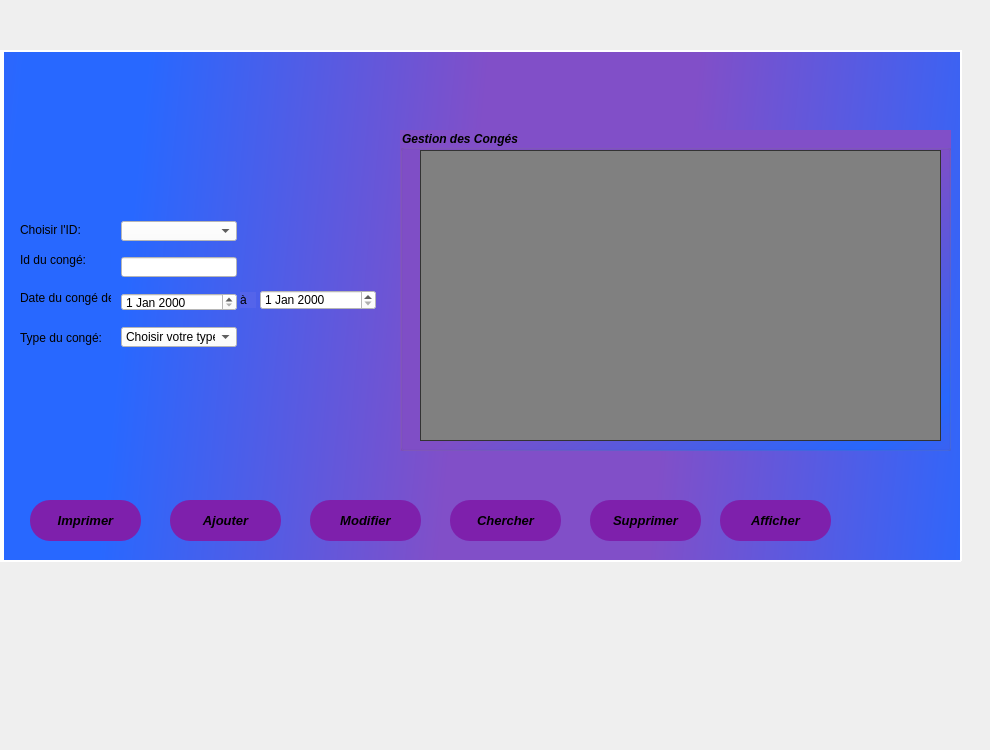
   <widget class="QWidget" name="tab_2">
    <attribute name="title">
     <string>Gérer les congés</string>
    </attribute>
    <widget class="QLabel" name="label_5">
     <property name="geometry">
      <rect>
       <x>0</x>
       <y>50</y>
       <width>961</width>
       <height>511</height>
      </rect>
     </property>
     <property name="styleSheet">
      <string notr="true">background-color: qlineargradient(spread:pad, x1:0.338235, y1:0.006, x2:1, y2:1, stop:0.205882 rgba(141, 100, 200, 255), stop:1 rgba(112, 165, 255, 255));
background-color: qlineargradient(spread:reflect, x1:0.859, y1:0.402591, x2:0.083, y2:0.142, stop:0.205882 rgba(129, 79, 200, 255), stop:0.877451 rgba(40, 104, 255, 255));
background-color: qlineargradient(spread:reflect, x1:0.609, y1:0.17, x2:0.083, y2:0.142, stop:0.205882 rgba(129, 79, 200, 255), stop:0.877451 rgba(40, 104, 255, 255));</string>
     </property>
     <property name="text">
      <string/>
     </property>
    </widget>
    <widget class="QLabel" name="label_33">
     <property name="geometry">
      <rect>
       <x>-10</x>
       <y>-100</y>
       <width>981</width>
       <height>741</height>
      </rect>
     </property>
     <property name="text">
      <string/>
     </property>
    </widget>
    <widget class="QLineEdit" name="idconge">
     <property name="geometry">
      <rect>
       <x>121</x>
       <y>257</y>
       <width>116</width>
       <height>20</height>
      </rect>
     </property>
     <property name="styleSheet">
      <string notr="true">background-color: rgb(255, 255, 255);</string>
     </property>
    </widget>
    <widget class="QLabel" name="label_6">
     <property name="geometry">
      <rect>
       <x>20</x>
       <y>250</y>
       <width>91</width>
       <height>20</height>
      </rect>
     </property>
     <property name="styleSheet">
      <string notr="true">background-color: rgb(40, 104, 254);</string>
     </property>
     <property name="text">
      <string>Id du congé:</string>
     </property>
    </widget>
    <widget class="QLabel" name="label_7">
     <property name="geometry">
      <rect>
       <x>20</x>
       <y>290</y>
       <width>91</width>
       <height>16</height>
      </rect>
     </property>
     <property name="styleSheet">
      <string notr="true">background-color: rgb(40, 104, 254);</string>
     </property>
     <property name="text">
      <string>Date du congé de:</string>
     </property>
    </widget>
    <widget class="QDateEdit" name="datedeb">
     <property name="geometry">
      <rect>
       <x>121</x>
       <y>293</y>
       <width>116</width>
       <height>18</height>
      </rect>
     </property>
     <property name="styleSheet">
      <string notr="true">
background-color: rgb(255, 255, 255);</string>
     </property>
    </widget>
    <widget class="QDateEdit" name="datefin">
     <property name="geometry">
      <rect>
       <x>260</x>
       <y>290</y>
       <width>116</width>
       <height>20</height>
      </rect>
     </property>
     <property name="styleSheet">
      <string notr="true">background-color: rgb(255, 255, 255);</string>
     </property>
    </widget>
    <widget class="QLabel" name="label_8">
     <property name="geometry">
      <rect>
       <x>240</x>
       <y>292</y>
       <width>16</width>
       <height>16</height>
      </rect>
     </property>
     <property name="styleSheet">
      <string notr="true">background-color: rgb(84, 100, 234);</string>
     </property>
     <property name="text">
      <string>à</string>
     </property>
    </widget>
    <widget class="QLabel" name="label_10">
     <property name="geometry">
      <rect>
       <x>20</x>
       <y>330</y>
       <width>91</width>
       <height>16</height>
      </rect>
     </property>
     <property name="styleSheet">
      <string notr="true">background-color: rgb(40, 104, 254);</string>
     </property>
     <property name="text">
      <string>Type du congé:</string>
     </property>
    </widget>
    <widget class="QPushButton" name="ajouterconge">
     <property name="geometry">
      <rect>
       <x>170</x>
       <y>500</y>
       <width>111</width>
       <height>41</height>
      </rect>
     </property>
     <property name="font">
      <font>
       <pointsize>10</pointsize>
       <weight>75</weight>
       <italic>true</italic>
       <bold>true</bold>
      </font>
     </property>
     <property name="styleSheet">
      <string notr="true">
QPushButton
{
border-radius: 10px 100px / 120px;
background-color: rgb(126, 32, 172);
border-color: rgb(0, 0, 255);
border-radius: 20px;
}
QPushButton:hover
{

border-left:10px solid rgb(255, 255, 255);
color:rgb(255, 255, 255);
}
QPushButton:pressed
{
font: 11pt &quot;Microsoft YaHei&quot;;
}

</string>
     </property>
     <property name="text">
      <string>Ajouter</string>
     </property>
     <property name="icon">
      <iconset>
       <normaloff>../maquetteQT/ajouter.png</normaloff>../maquetteQT/ajouter.png</iconset>
     </property>
    </widget>
    <widget class="QPushButton" name="modifierconge">
     <property name="geometry">
      <rect>
       <x>310</x>
       <y>500</y>
       <width>111</width>
       <height>41</height>
      </rect>
     </property>
     <property name="font">
      <font>
       <pointsize>10</pointsize>
       <weight>75</weight>
       <italic>true</italic>
       <bold>true</bold>
      </font>
     </property>
     <property name="styleSheet">
      <string notr="true">
QPushButton
{
border-radius: 10px 100px / 120px;
background-color: rgb(126, 32, 172);
border-color: rgb(0, 0, 255);
border-radius: 20px;
}
QPushButton:hover
{

border-left:10px solid rgb(255, 255, 255);
color:rgb(255, 255, 255);
}
QPushButton:pressed
{
font: 11pt &quot;Microsoft YaHei&quot;;
}

</string>
     </property>
     <property name="text">
      <string>Modifier</string>
     </property>
     <property name="icon">
      <iconset>
       <normaloff>../maquetteQT/modifier.png</normaloff>../maquetteQT/modifier.png</iconset>
     </property>
    </widget>
    <widget class="QPushButton" name="chercherConge">
     <property name="geometry">
      <rect>
       <x>450</x>
       <y>500</y>
       <width>111</width>
       <height>41</height>
      </rect>
     </property>
     <property name="font">
      <font>
       <pointsize>10</pointsize>
       <weight>75</weight>
       <italic>true</italic>
       <bold>true</bold>
      </font>
     </property>
     <property name="styleSheet">
      <string notr="true">
QPushButton
{
border-radius: 10px 100px / 120px;
background-color: rgb(126, 32, 172);
border-color: rgb(0, 0, 255);
border-radius: 20px;
}
QPushButton:hover
{

border-left:10px solid rgb(255, 255, 255);
color:rgb(255, 255, 255);
}
QPushButton:pressed
{
font: 11pt &quot;Microsoft YaHei&quot;;
}

</string>
     </property>
     <property name="text">
      <string>Chercher</string>
     </property>
     <property name="icon">
      <iconset>
       <normaloff>../maquetteQT/recherche.png</normaloff>../maquetteQT/recherche.png</iconset>
     </property>
    </widget>
    <widget class="QPushButton" name="supprimerConge">
     <property name="geometry">
      <rect>
       <x>590</x>
       <y>500</y>
       <width>111</width>
       <height>41</height>
      </rect>
     </property>
     <property name="font">
      <font>
       <pointsize>10</pointsize>
       <weight>75</weight>
       <italic>true</italic>
       <bold>true</bold>
      </font>
     </property>
     <property name="styleSheet">
      <string notr="true">
QPushButton
{
border-radius: 10px 100px / 120px;
background-color: rgb(126, 32, 172);
border-color: rgb(0, 0, 255);
border-radius: 20px;
}
QPushButton:hover
{

border-left:10px solid rgb(255, 255, 255);
color:rgb(255, 255, 255);
}
QPushButton:pressed
{
font: 11pt &quot;Microsoft YaHei&quot;;
}

</string>
     </property>
     <property name="text">
      <string>Supprimer</string>
     </property>
     <property name="icon">
      <iconset>
       <normaloff>../maquetteQT/supprimer.png</normaloff>../maquetteQT/supprimer.png</iconset>
     </property>
    </widget>
    <widget class="QPushButton" name="afficherConge">
     <property name="geometry">
      <rect>
       <x>720</x>
       <y>500</y>
       <width>111</width>
       <height>41</height>
      </rect>
     </property>
     <property name="font">
      <font>
       <pointsize>10</pointsize>
       <weight>75</weight>
       <italic>true</italic>
       <bold>true</bold>
      </font>
     </property>
     <property name="styleSheet">
      <string notr="true">
QPushButton
{
border-radius: 10px 100px / 120px;
background-color: rgb(126, 32, 172);
border-color: rgb(0, 0, 255);
border-radius: 20px;
}
QPushButton:hover
{

border-left:10px solid rgb(255, 255, 255);
color:rgb(255, 255, 255);
}
QPushButton:pressed
{
font: 11pt &quot;Microsoft YaHei&quot;;
}

</string>
     </property>
     <property name="text">
      <string>Afficher</string>
     </property>
     <property name="icon">
      <iconset>
       <normaloff>../maquetteQT/afficher.png</normaloff>../maquetteQT/afficher.png</iconset>
     </property>
    </widget>
    <widget class="QComboBox" name="comboBox">
     <property name="geometry">
      <rect>
       <x>121</x>
       <y>327</y>
       <width>116</width>
       <height>20</height>
      </rect>
     </property>
     <property name="styleSheet">
      <string notr="true">background-color: rgb(255, 255, 255);</string>
     </property>
     <item>
      <property name="text">
       <string>Choisir votre type</string>
      </property>
     </item>
     <item>
      <property name="text">
       <string>Maladie</string>
      </property>
     </item>
     <item>
      <property name="text">
       <string>Familiale</string>
      </property>
     </item>
     <item>
      <property name="text">
       <string>Maternite</string>
      </property>
     </item>
     <item>
      <property name="text">
       <string>Annuel</string>
      </property>
     </item>
    </widget>
    <widget class="QComboBox" name="comboBox_2">
     <property name="geometry">
      <rect>
       <x>121</x>
       <y>221</y>
       <width>116</width>
       <height>20</height>
      </rect>
     </property>
     <property name="styleSheet">
      <string notr="true">background-color: rgb(255, 255, 255);</string>
     </property>
    </widget>
    <widget class="QLabel" name="label_2">
     <property name="geometry">
      <rect>
       <x>20</x>
       <y>220</y>
       <width>121</width>
       <height>20</height>
      </rect>
     </property>
     <property name="styleSheet">
      <string notr="true">background-color: rgb(40, 104, 254);</string>
     </property>
     <property name="text">
      <string>Choisir l'ID:</string>
     </property>
    </widget>
    <widget class="QLabel" name="label_17">
     <property name="geometry">
      <rect>
       <x>0</x>
       <y>50</y>
       <width>961</width>
       <height>2</height>
      </rect>
     </property>
     <property name="styleSheet">
      <string notr="true">background-color: rgb(255, 255, 255);</string>
     </property>
     <property name="text">
      <string/>
     </property>
    </widget>
    <widget class="QLabel" name="label_18">
     <property name="geometry">
      <rect>
       <x>960</x>
       <y>50</y>
       <width>2</width>
       <height>511</height>
      </rect>
     </property>
     <property name="styleSheet">
      <string notr="true">background-color: rgb(255, 255, 255);</string>
     </property>
     <property name="text">
      <string/>
     </property>
    </widget>
    <widget class="QLabel" name="label_19">
     <property name="geometry">
      <rect>
       <x>-10</x>
       <y>560</y>
       <width>971</width>
       <height>2</height>
      </rect>
     </property>
     <property name="styleSheet">
      <string notr="true">background-color: rgb(255, 255, 255);</string>
     </property>
     <property name="text">
      <string/>
     </property>
    </widget>
    <widget class="QGroupBox" name="groupBox_5">
     <property name="geometry">
      <rect>
       <x>400</x>
       <y>130</y>
       <width>551</width>
       <height>321</height>
      </rect>
     </property>
     <property name="font">
      <font>
       <weight>75</weight>
       <italic>true</italic>
       <bold>true</bold>
      </font>
     </property>
     <property name="styleSheet">
      <string notr="true">background-color: qlineargradient(spread:reflect, x1:0.918, y1:0.908, x2:0, y2:0, stop:0 rgba(40, 104, 255, 255), stop:0.431373 rgba(129, 79, 200, 255));</string>
     </property>
     <property name="title">
      <string>Gestion des Congés</string>
     </property>
     <widget class="QTableView" name="congetable">
      <property name="geometry">
       <rect>
        <x>20</x>
        <y>20</y>
        <width>521</width>
        <height>291</height>
       </rect>
      </property>
      <property name="styleSheet">
       <string notr="true">QTableView
{
    background-color: #808080;
    border: 1px groove #333333;
    color: #f0f0f0;
	font-weight: bold;
    gridline-color: #333333;
    outline : 0;

}


QTableView::disabled
{
    background-color: #242526;
    border: 1px solid #32414B;
    color: #656565;
    gridline-color: #656565;
    outline : 0;

}


QTableView::item:hover 
{
    background-color: #484c58;
    color: #f0f0f0;

}


QTableView::item:selected 
{
    background-color: #484c58;
    border: 2px groove #00ff00;
    color: #F0F0F0;

}


QTableView::item:selected:disabled
{
    background-color: #1a1b1c;
    border: 2px solid #525251;
    color: #656565;

}


QTableCornerButton::section
{
    background-color: #282830;

}


QHeaderView::section
{
    background-color: #282830;
    color: #fff;
	font-weight: bold;
    text-align: left;
	padding: 4px;
	
}


QHeaderView::section:disabled
{
    background-color: #525251;
    color: #656565;

}


QHeaderView::section:checked
{
    background-color: #00ff00;

}


QHeaderView::section:checked:disabled
{
    color: #656565;
    background-color: #525251;

}


QHeaderView::section::vertical::first,
QHeaderView::section::vertical::only-one
{
    border-top: 0px;

}


QHeaderView::section::vertical
{
    border-top: 0px;

}


QHeaderView::section::horizontal::first,
QHeaderView::section::horizontal::only-one
{
    border-left: 0px;

}


QHeaderView::section::horizontal
{
    border-left: 0px;

}</string>
      </property>
     </widget>
    </widget>
    <widget class="QPushButton" name="impressionpdf_2">
     <property name="geometry">
      <rect>
       <x>30</x>
       <y>500</y>
       <width>111</width>
       <height>41</height>
      </rect>
     </property>
     <property name="font">
      <font>
       <pointsize>10</pointsize>
       <weight>75</weight>
       <italic>true</italic>
       <bold>true</bold>
      </font>
     </property>
     <property name="styleSheet">
      <string notr="true">
QPushButton
{
border-radius: 10px 100px / 120px;
background-color: rgb(126, 32, 172);
border-color: rgb(0, 0, 255);
border-radius: 20px;
}
QPushButton:hover
{

border-left:10px solid rgb(255, 255, 255);
color:rgb(255, 255, 255);
}
QPushButton:pressed
{
font: 11pt &quot;Microsoft YaHei&quot;;
}

</string>
     </property>
     <property name="text">
      <string>Imprimer</string>
     </property>
     <property name="icon">
      <iconset>
       <normaloff>../maquetteQT/imprimer.png</normaloff>../maquetteQT/imprimer.png</iconset>
     </property>
    </widget>
    <widget class="QLabel" name="label_32">
     <property name="geometry">
      <rect>
       <x>-16</x>
       <y>50</y>
       <width>20</width>
       <height>511</height>
      </rect>
     </property>
     <property name="styleSheet">
      <string notr="true">background-color: rgb(255, 255, 255);</string>
     </property>
     <property name="text">
      <string/>
     </property>
    </widget>
    <zorder>label_33</zorder>
    <zorder>label_5</zorder>
    <zorder>label_6</zorder>
    <zorder>label_7</zorder>
    <zorder>datefin</zorder>
    <zorder>label_8</zorder>
    <zorder>label_10</zorder>
    <zorder>idconge</zorder>
    <zorder>datedeb</zorder>
    <zorder>comboBox</zorder>
    <zorder>label_2</zorder>
    <zorder>label_17</zorder>
    <zorder>label_18</zorder>
    <zorder>label_19</zorder>
    <zorder>ajouterconge</zorder>
    <zorder>modifierconge</zorder>
    <zorder>chercherConge</zorder>
    <zorder>supprimerConge</zorder>
    <zorder>afficherConge</zorder>
    <zorder>groupBox_5</zorder>
    <zorder>impressionpdf_2</zorder>
    <zorder>comboBox_2</zorder>
    <zorder>label_32</zorder>
   </widget>
